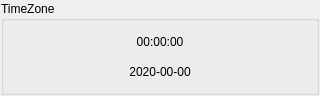
<?xml version="1.0" encoding="UTF-8"?>
<ui version="4.0">
 <class>ZoneClock</class>
 <widget class="QWidget" name="ZoneClock">
  <property name="geometry">
   <rect>
    <x>0</x>
    <y>0</y>
    <width>320</width>
    <height>96</height>
   </rect>
  </property>
  <property name="sizePolicy">
   <sizepolicy hsizetype="MinimumExpanding" vsizetype="MinimumExpanding">
    <horstretch>0</horstretch>
    <verstretch>0</verstretch>
   </sizepolicy>
  </property>
  <property name="windowTitle">
   <string>Form</string>
  </property>
  <layout class="QHBoxLayout" name="horizontalLayout">
   <property name="spacing">
    <number>1</number>
   </property>
   <property name="leftMargin">
    <number>1</number>
   </property>
   <property name="topMargin">
    <number>1</number>
   </property>
   <property name="rightMargin">
    <number>1</number>
   </property>
   <property name="bottomMargin">
    <number>1</number>
   </property>
   <item>
    <widget class="QGroupBox" name="zoneBox">
     <property name="title">
      <string>TimeZone</string>
     </property>
     <layout class="QVBoxLayout" name="verticalLayout">
      <item>
       <widget class="QLabel" name="lblTime">
        <property name="text">
         <string>00:00:00</string>
        </property>
        <property name="alignment">
         <set>Qt::AlignCenter</set>
        </property>
       </widget>
      </item>
      <item>
       <widget class="QLabel" name="lblDate">
        <property name="text">
         <string>2020-00-00</string>
        </property>
        <property name="alignment">
         <set>Qt::AlignCenter</set>
        </property>
       </widget>
      </item>
     </layout>
    </widget>
   </item>
  </layout>
 </widget>
 <resources/>
 <connections/>
</ui>
